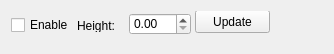
<?xml version="1.0" encoding="UTF-8"?>
<ui version="4.0">
 <class>HangingObjectsView</class>
 <widget class="QWidget" name="HangingObjectsView">
  <property name="geometry">
   <rect>
    <x>0</x>
    <y>0</y>
    <width>334</width>
    <height>54</height>
   </rect>
  </property>
  <property name="maximumSize">
   <size>
    <width>16777215</width>
    <height>54</height>
   </size>
  </property>
  <property name="windowTitle">
   <string>Form</string>
  </property>
  <property name="layoutDirection">
   <enum>Qt::LeftToRight</enum>
  </property>
  <layout class="QVBoxLayout" name="verticlLayout">
   <property name="bottomMargin">
    <number>0</number>
   </property>
   <item>
    <widget class="QWidget" name="widget" native="true">
     <property name="enabled">
      <bool>true</bool>
     </property>
     <property name="minimumSize">
      <size>
       <width>270</width>
       <height>30</height>
      </size>
     </property>
     <widget class="EventFilterDoubleSpinBox" name="doubleSpinBoxHeight">
      <property name="geometry">
       <rect>
        <x>118</x>
        <y>2</y>
        <width>62</width>
        <height>22</height>
       </rect>
      </property>
     </widget>
     <widget class="QCheckBox" name="checkBoxEnable">
      <property name="geometry">
       <rect>
        <x>0</x>
        <y>5</y>
        <width>71</width>
        <height>18</height>
       </rect>
      </property>
      <property name="text">
       <string>Enable</string>
      </property>
     </widget>
     <widget class="QPushButton" name="btnUpdate">
      <property name="geometry">
       <rect>
        <x>184</x>
        <y>-1</y>
        <width>75</width>
        <height>23</height>
       </rect>
      </property>
      <property name="text">
       <string>Update</string>
      </property>
     </widget>
     <widget class="QLabel" name="labelHeight">
      <property name="geometry">
       <rect>
        <x>66</x>
        <y>8</y>
        <width>46</width>
        <height>13</height>
       </rect>
      </property>
      <property name="text">
       <string>Height:</string>
      </property>
     </widget>
    </widget>
   </item>
  </layout>
 </widget>
 <customwidgets>
  <customwidget>
   <class>EventFilterDoubleSpinBox</class>
   <extends>QDoubleSpinBox</extends>
   <header location="global">CustomControls/EventFilterDoubleSpinBox.h</header>
  </customwidget>
 </customwidgets>
 <resources/>
 <connections/>
</ui>
